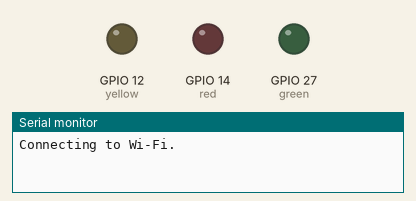
Simulated run of this sketch. Board: ESP8266 (NodeMCU). Shown: output pins drawn as LEDs (lit = HIGH), the last lines printed to the serial monitor. WiFi joins after 1.5 s; servers stay silent unless stated; the Firebase database answers and starts empty.

Above: at 0.1 s.
At 2.8 s:
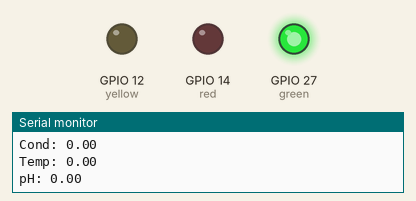
Timing chart, 0 to 4.3 s (numbered marks = the images above):
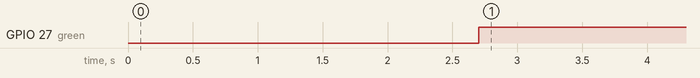

The sketch:

firebaseConnect.ino
```cpp
#include <Arduino.h>
#if defined(ESP32)
  #include <WiFi.h>
#elif defined(ESP8266)
  #include <ESP8266WiFi.h>
#endif
#include <Firebase_ESP_Client.h>

//Provide the token generation process info.
#include "addons/TokenHelper.h"
//Provide the RTDB payload printing info and other helper functions.
#include "addons/RTDBHelper.h"

// Insert your network credentials
#define WIFI_SSID "nick" //Suspicious_Ice_Cream_Truck_2.4
#define WIFI_PASSWORD "nick12345" //heavycurtain473

// Insert Firebase project API Key
#define API_KEY "AIzaSyAomXZaUj1BdKiWj7Dy495bIdCtp9tkzSk"

// Insert RTDB URLefine the RTDB URL */
#define DATABASE_URL "https://iotfinalproject-e2f0e-default-rtdb.firebaseio.com/"


#define button 13
#define red 14
#define yellow 12
#define green 27

//Define Firebase Data object
FirebaseData fbdo;

FirebaseAuth auth;
FirebaseConfig config;

unsigned long sendDataPrevMillis = 0;
int intValue;
float floatValue;
float tur;
float pH;
float temp;
float cond;

float t_tur;
float t_pH;
float t_temp;
float t_cond;
float total;
bool signupOK = false;

void setup() {
  pinMode(red, OUTPUT);
  pinMode(yellow, OUTPUT);
  pinMode(green, OUTPUT);

  Serial.begin(115200);
  WiFi.begin(WIFI_SSID, WIFI_PASSWORD);
  Serial.print("Connecting to Wi-Fi");
  while (WiFi.status() != WL_CONNECTED) {
    Serial.print(".");
    delay(300);
  }
  Serial.println();
  Serial.print("Connected with IP: ");
  Serial.println(WiFi.localIP());
  Serial.println();

  /* Assign the api key (required) */
  config.api_key = API_KEY;

  /* Assign the RTDB URL (required) */
  config.database_url = DATABASE_URL;

  /* Sign up */
  if (Firebase.signUp(&config, &auth, "", "")) {
    Serial.println("ok");
    signupOK = true;
  }
  else {
    Serial.printf("%s\n", config.signer.signupError.message.c_str());
  }

  /* Assign the callback function for the long running token generation task */
  config.token_status_callback = tokenStatusCallback; //see addons/TokenHelper.h

  Firebase.begin(&config, &auth);
  Firebase.reconnectWiFi(true);

  digitalWrite(red, LOW);
  digitalWrite(yellow, LOW);
  digitalWrite(green, LOW);

}

void loop() {
  if (Firebase.ready() && signupOK && (millis() - sendDataPrevMillis > 15000 || sendDataPrevMillis == 0)) {
    sendDataPrevMillis = millis();
    if (Firebase.RTDB.getFloat(&fbdo, "/Test/Tur")) {
        t_tur = fbdo.floatData();
        Serial.print("t_tur: ");
        Serial.println(t_tur);

    }
    if (Firebase.RTDB.getFloat(&fbdo, "/Test/Temp")) {
        t_temp = fbdo.floatData();
        Serial.print("t_temp: ");
        Serial.println(t_temp);

    }
    if (Firebase.RTDB.getFloat(&fbdo, "/Test/Cond")) {
        t_cond = fbdo.floatData();
        Serial.print("t_cond: ");
        Serial.println(t_cond);

    }
    if (Firebase.RTDB.getFloat(&fbdo, "/Test/pH")) {

        t_pH = fbdo.floatData();
        Serial.print("t_pH: ");
        Serial.println(t_pH);
    }
    else {
      Serial.println("Error Test: " + fbdo.errorReason());
    }

    if (Firebase.RTDB.getFloat(&fbdo, "/Sensor/Tur")) {
        tur = fbdo.floatData();
        Serial.print("Tur: ");
        Serial.println(tur);
    }
    if (Firebase.RTDB.getFloat(&fbdo, "/Sensor/Cond")) {
        cond = fbdo.floatData();
        Serial.print("Cond: ");
        Serial.println(cond);
    }
    if (Firebase.RTDB.getFloat(&fbdo, "/Sensor/Temp")) {
        temp = fbdo.floatData();
        Serial.print("Temp: ");
        Serial.println(temp);
    }
    if (Firebase.RTDB.getFloat(&fbdo, "/Sensor/pH")) {
        pH = fbdo.floatData();
        Serial.print("pH: ");
        Serial.println(pH);
    }
    else {
      Serial.println("Error Tur: " + fbdo.errorReason());
    }
    total = 0.0;
    total = tur + cond + temp + pH;
    bool yellowLight = false;
    bool redLight = false;

    if(tur > t_tur && cond > t_cond && temp > t_temp){
        digitalWrite(green, LOW);
        digitalWrite(red, HIGH);
        digitalWrite(yellow, LOW);
    }else if(tur > t_tur || cond > t_cond || temp > t_temp){
      digitalWrite(yellow, HIGH);
      digitalWrite(red, LOW);
      digitalWrite(green, LOW);
    }else{
      digitalWrite(green, HIGH);
      digitalWrite(red, LOW);
      digitalWrite(yellow, LOW);
    }
  }
}
```

Measured:
- by itself, GPIO 27 (green): LOW → HIGH at 2.7 s
